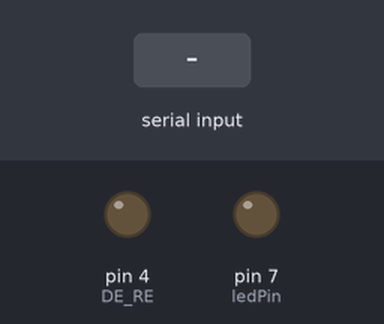
Recording of a sketch running on a simulated Arduino Uno, built with avr-gcc and run on an emulated ATmega328P. Shown: output pins drawn as LEDs (lit = HIGH). The test bench sets the inputs (shaded band). What the sketch prints to the serial monitor is not drawn.

Above: at 1.2 s.
1.3 s: "READ\n" received over the second serial link
2.8 s: "LED:ON\n" received over the second serial link
At 3.9 s:
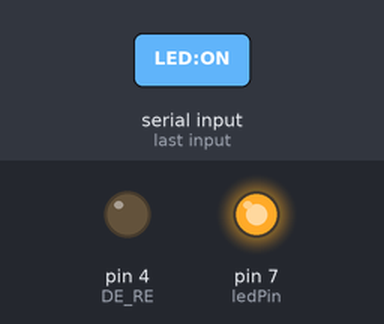
4.3 s: "LED:OFF\n" received over the second serial link
At 5.0 s:
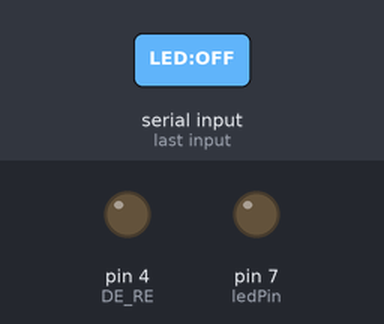
Timing chart, 0 to 7.3 s (numbered marks = the images above; inputs shaded):
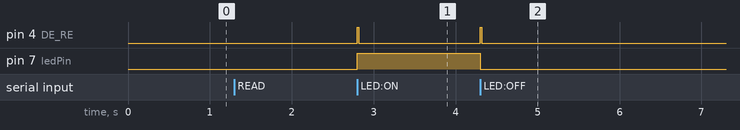

Measured:
- after the input at 2.8 s, pin 4 (DE_RE): LOW → HIGH at once, → LOW 0.01 s later; pin 7 (ledPin): LOW → HIGH at once
- after the input at 4.3 s, pin 4 (DE_RE): LOW → HIGH at once, → LOW 0.02 s later; pin 7 (ledPin): HIGH → LOW at once

The sketch:

rs485_slave.ino
```cpp
// ============================================================
// Lab 20: RS485 Master/Slave Command - SLAVE
// AtSoftMaker | Embedded System - Arduino
// ============================================================
#include <SoftwareSerial.h>
SoftwareSerial rs485(2, 3);
const int DE_RE = 4;
const int ledPin = 7;
const int sensorPin = A0;

void sendReply(String msg) {
  digitalWrite(DE_RE, HIGH); delay(2);
  rs485.println(msg);
  rs485.flush();
  digitalWrite(DE_RE, LOW);
}

void setup() {
  Serial.begin(9600);
  rs485.begin(9600);
  pinMode(DE_RE, OUTPUT);
  pinMode(ledPin, OUTPUT);
  digitalWrite(DE_RE, LOW);
  Serial.println("--- SLAVE ---");
}

void loop() {
  if (rs485.available()) {
    String cmd = rs485.readStringUntil('\n');
    cmd.trim();
    Serial.print("รับคำสั่ง: "); Serial.println(cmd);

    if (cmd == "READ") {
      int val = analogRead(sensorPin);
      sendReply(String(val));
    } else if (cmd == "LED:ON") {
      digitalWrite(ledPin, HIGH);
      sendReply("ACK:LED_ON");
    } else if (cmd == "LED:OFF") {
      digitalWrite(ledPin, LOW);
      sendReply("ACK:LED_OFF");
    } else {
      sendReply("ERR:UNKNOWN");
    }
  }
}
```
